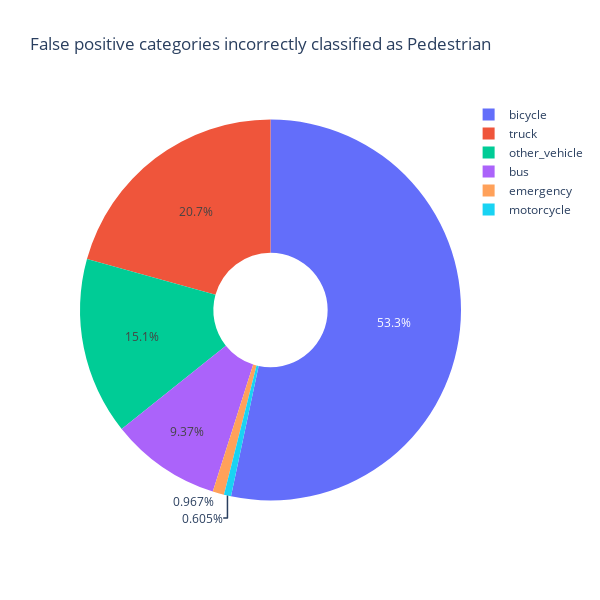

Write notebook code for a chart like this one.
### Code cell
# Create the pie chart
fig_false_positives = px.pie(test_false_pos_classes, names='Category', values='Count', 
             title="False positive categories incorrectly classified as Pedestrian",
             hole=0.3)  # Optional: creates a donut-like pie chart

# Adjust the aspect ratio to make the plot more square
fig_false_positives.update_layout(width=600, height=600)

### Figure 1 — Plotly figure (JSON) as saved in the notebook; plotly's stock layout.template omitted (floating-point values rounded to 4 significant figures)
{"data": [{"domain": {"x": [0, 1], "y": [0, 1]}, "hole": 0.3, "hovertemplate": "Category=%{label}<br>Count=%{value}<extra></extra>", "labels": ["bicycle", "truck", "other_vehicle", "bus", "emergency", "motorcycle"], "legendgroup": "", "name": "", "showlegend": true, "type": "pie", "values": [882, 342, 249, 155, 16, 10]}], "layout": {"height": 600, "legend": {"tracegroupgap": 0}, "title": {"text": "False positive categories incorrectly classified as Pedestrian"}, "width": 600}}
